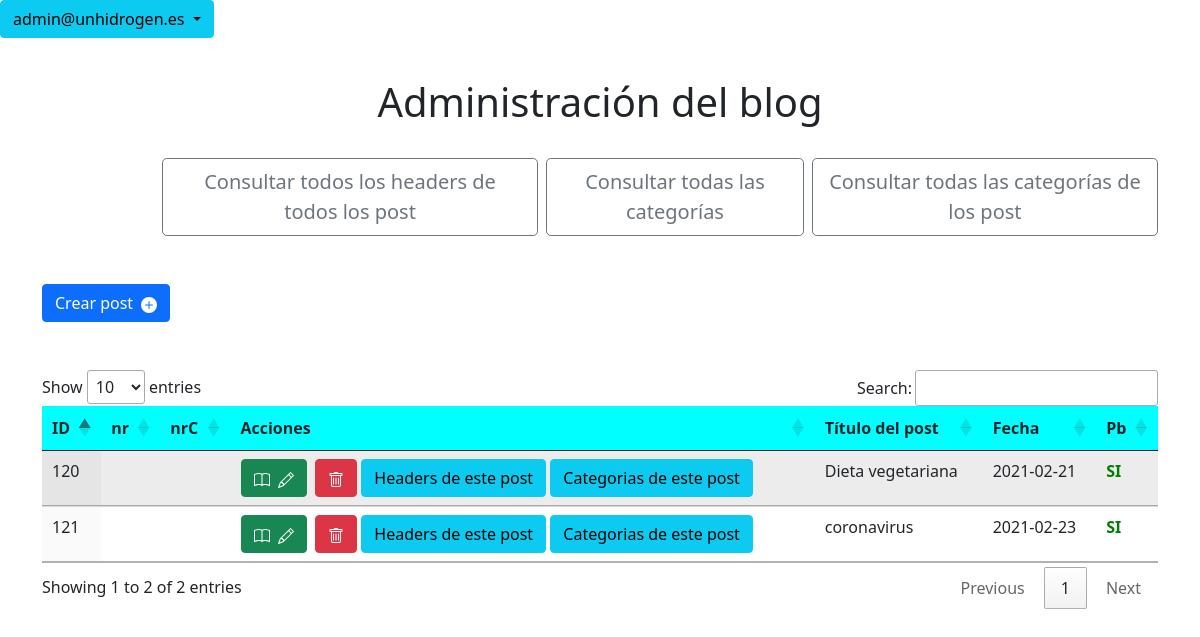
/admin.php (signed in), run on the app's committed database.
### tables this page shows
CREATE TABLE `post` (
  `id_post` int(11) NOT NULL,
  `titulo_post` varchar(100) NOT NULL,
  `fecha_post` date NOT NULL,
  `introduccion_post` text NOT NULL,
  `url_post` varchar(30) NOT NULL
);

### admin.php (the view, shortened to what this page needs)
<!DOCTYPE html>
<html lang="es">
<head>
    <link href="https://cdn.jsdelivr.net/npm/bootstrap@5.0.0-beta1/dist/css/bootstrap.min.css" rel="stylesheet">
    <link rel="stylesheet" type="text/css" href="https://cdn.datatables.net/1.10.23/css/jquery.dataTables.css">
    <link rel="stylesheet" href="https://cdn.datatables.net/responsive/2.2.7/css/responsive.bootstrap.min.css">
    <link rel="stylesheet" href="css/admin.css">
</head>
<body>
        <?php
    if (isset($_SESSION['email'])) {
        try {
            include('config.php');
            $sql_consult = "SELECT * FROM post";
            $resultat = $connection->prepare($sql_consult);
            $resultat->execute();
            if ($post = !0) {
        ?>
                <div class="dropdown">
                    <button type="button" class="btn btn-info dropdown-toggle" id="sessio" data-toggle="dropdown" aria-haspopup="true" aria-expanded="false">
                        <?php echo " " . $_SESSION["email"]; ?><span class="caret"></span>
                    </button>
                    <br>
                    <div class="container">
						 <h1 class="text-center">Administración del blog </h1><br>
						<div class="d-flex" style="margin-left:120px">
                        <div id="minicontainer" class="d-flex justify-content-left">
                            <a href="admin2"><button class=" btn btn-outline-secondary btn-lg consult-headers">Consultar todos los headers de todos los post</button></a>&nbsp;&nbsp;
                        </div>
                        <div class="d-flex justify-content-center">
                            <a href="admin3"><button class=" btn btn-outline-secondary btn-lg consult-categorias">Consultar todas las categorías</button></a>&nbsp;&nbsp;
                        </div><br>
						 <div class="d-flex justify-content-right">
                            <a href="admin4"><button class=" btn btn-outline-secondary btn-lg consult-categorias">Consultar todas las categorías de los post</button></a>
                        </div>
						</div>
						<br>
						<br>
                        <div class="row">
                            <div class="col-lg-12">
                                <a href="add"><button class="btn btn-primary" id='add' data-toggle="modal">Crear post&nbsp;&nbsp;<i class="bi bi-plus-circle-fill"><svg xmlns="http://www.w3.org/2000/svg" width="16" height="16" fill="currentColor" class="bi bi-plus-circle-fill" viewBox="0 0 16 16">
                                                <path d="M16 8A8 8 0 1 1 0 8a8 8 0 0 1 16 0zM8.5 4.5a.5.5 0 0 0-1 0v3h-3a.5.5 0 0 0 0 1h3v3a.5.5 0 0 0 1 0v-3h3a.5.5 0 0 0 0-1h-3v-3z" />
                                            </svg></i></button></a><br><br><br>
                                <table id="example" class="table table-striped display nowrap" spacecelling="0" width="100%">
                                    <thead>
                                        <tr>
                                            <th>ID</th>
											<th>nr</th>
											<th>nrC</th>
											 <th>Acciones</th>
                                            <th>Título del post</th>
                                            <th>Fecha</th>
                                            <th>Pb</th>
                                        </tr>
                                    </thead>
                                    <tbody>
                                        <?php
                                        foreach ($resultat as $resultats) {
                                        ?>
                                            <tr>
                                                <td> <?php echo $resultats['id_post'] ?></td>
												<td> <?php echo $resultats['orden_p'] ?></td>
												<td> <?php echo $resultats['orden_p_c'] ?></td>
												 <td><a href="edit?id_post=<?php echo urlencode($resultats['id_post']); ?>"> <button title="Leer y editar post" class=" btn btn-success editar "><i class="bi bi-book">&nbsp;&nbsp;<i class="bi bi-pencil"></i></i></button></a><button class="btn btn-danger delete" data-id="<?php echo  $resultats['id_post'] ?>" title="Borrar post"><i class="bi bi-trash"></i></button>
                                                    <a href="getHeaders?id_post=<?php echo urlencode($resultats['id_post']); ?>"><button type="button" class="btn btn-info">Headers de este post</button></a>
                                                    <a href="getCategoria?id_post=<?php echo urlencode($resultats['id_post']); ?>"><button type="button" class="btn btn-info">Categorias de este post</button></a>
                                                </td>
                                                <td> <?php echo $resultats['titulo_post'] ?></td>
                                                <td> <?php echo $resultats['fecha_post'] ?></td>
                                              <?php
												if ($resultats['url_post']==""){
													?>
												<td class="no_published">NO</td>
													<?php
												}else{
													?>
													<td class="published">SI</td>
												<?php
												}
												?>
                                            </tr>
                                    <?php
                                        }
                                    }
                                    ?>
                                    </tbody>
                                </table>
                            </div>
                        </div>
                    </div>
            <?php
        } catch (Exception $e) {
            die("Error" . $e->getMessage());
            echo " Hi ha un error  a la línia" . $e->getLine();
        }
    }
            ?>
</body>
</html>

### css/admin.css (style rules this page uses)
.container { margin-top: 40px; }

### admin.php (style rules this page uses)
table thead { background-color: aqua; }
.published { font-weight: bold; color:green; }

### data on the page
post: id_post "120", titulo_post "Dieta vegetariana", fecha_post "2021-02-21", shows "SI"
post: id_post "121", titulo_post "coronavirus", fecha_post "2021-02-23", url_post "SI"

### other printed values
$_SESSION["email"] "admin@unhidrogen.es"
